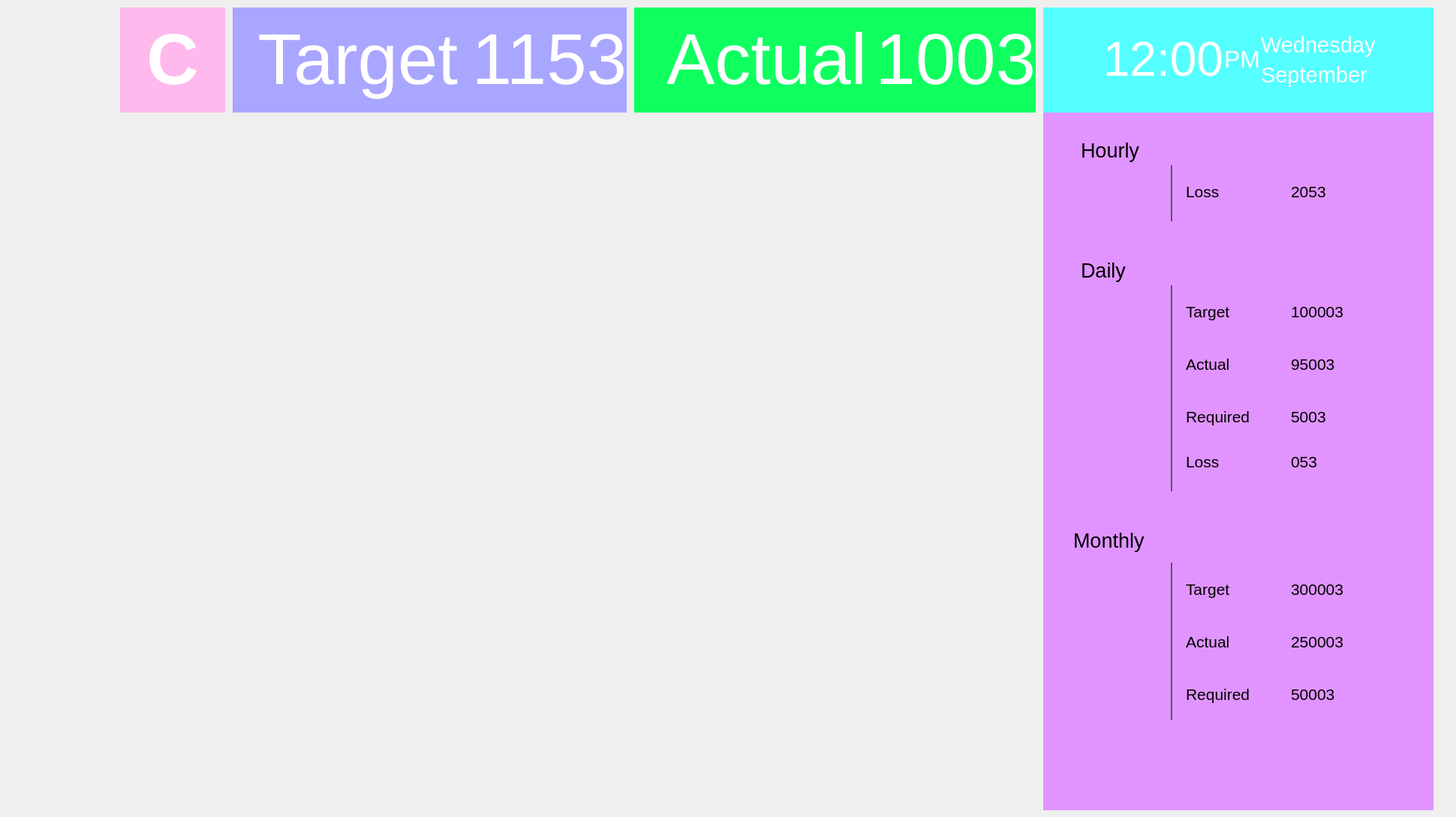
    <widget class="QWidget" name="page_3">
     <widget class="QWidget" name="widget_3" native="true">
      <property name="geometry">
       <rect>
        <x>0</x>
        <y>0</y>
        <width>1931</width>
        <height>150</height>
       </rect>
      </property>
      <widget class="QLabel" name="label_61">
       <property name="geometry">
        <rect>
         <x>310</x>
         <y>10</y>
         <width>300</width>
         <height>140</height>
        </rect>
       </property>
       <property name="styleSheet">
        <string notr="true">background-color: rgb(169, 166, 255);</string>
       </property>
       <property name="text">
        <string>&lt;html&gt;&lt;head/&gt;&lt;body&gt;&lt;p align=&quot;right&quot;&gt;&lt;span style=&quot; font-size:72pt; color:#ffffff;&quot;&gt;Target&lt;/span&gt;&lt;/p&gt;&lt;/body&gt;&lt;/html&gt;</string>
       </property>
      </widget>
      <widget class="QLabel" name="label_62">
       <property name="geometry">
        <rect>
         <x>610</x>
         <y>10</y>
         <width>225</width>
         <height>140</height>
        </rect>
       </property>
       <property name="styleSheet">
        <string notr="true">background-color: rgb(169, 166, 255);</string>
       </property>
       <property name="text">
        <string>&lt;html&gt;&lt;head/&gt;&lt;body&gt;&lt;p align=&quot;right&quot;&gt;&lt;span style=&quot; font-size:72pt; color:#ffffff;&quot;&gt;1153&lt;/span&gt;&lt;/p&gt;&lt;/body&gt;&lt;/html&gt;</string>
       </property>
      </widget>
      <widget class="QLabel" name="label_63">
       <property name="geometry">
        <rect>
         <x>845</x>
         <y>10</y>
         <width>310</width>
         <height>140</height>
        </rect>
       </property>
       <property name="styleSheet">
        <string notr="true">background-color: rgb(15, 255, 95);</string>
       </property>
       <property name="text">
        <string>&lt;html&gt;&lt;head/&gt;&lt;body&gt;&lt;p align=&quot;right&quot;&gt;&lt;span style=&quot; font-size:72pt; color:#ffffff;&quot;&gt;Actual&lt;/span&gt;&lt;/p&gt;&lt;/body&gt;&lt;/html&gt;</string>
       </property>
      </widget>
      <widget class="QLabel" name="label_64">
       <property name="geometry">
        <rect>
         <x>1155</x>
         <y>10</y>
         <width>225</width>
         <height>140</height>
        </rect>
       </property>
       <property name="styleSheet">
        <string notr="true">background-color: rgb(15, 255, 95);</string>
       </property>
       <property name="text">
        <string>&lt;html&gt;&lt;head/&gt;&lt;body&gt;&lt;p align=&quot;right&quot;&gt;&lt;span style=&quot; font-size:72pt; color:#ffffff;&quot;&gt;1003&lt;/span&gt;&lt;/p&gt;&lt;/body&gt;&lt;/html&gt;</string>
       </property>
      </widget>
      <widget class="QLabel" name="label_65">
       <property name="geometry">
        <rect>
         <x>1390</x>
         <y>10</y>
         <width>240</width>
         <height>140</height>
        </rect>
       </property>
       <property name="styleSheet">
        <string notr="true">background-color: rgb(85, 255, 255);</string>
       </property>
       <property name="text">
        <string>&lt;html&gt;&lt;head/&gt;&lt;body&gt;&lt;p align=&quot;right&quot;&gt;&lt;span style=&quot; font-size:48pt; color:#ffffff;&quot;&gt;12:00&lt;/span&gt;&lt;/p&gt;&lt;/body&gt;&lt;/html&gt;</string>
       </property>
      </widget>
      <widget class="QLabel" name="label_66">
       <property name="geometry">
        <rect>
         <x>160</x>
         <y>10</y>
         <width>140</width>
         <height>140</height>
        </rect>
       </property>
       <property name="styleSheet">
        <string notr="true">background-color: rgb(255, 185, 237);</string>
       </property>
       <property name="text">
        <string>&lt;html&gt;&lt;head/&gt;&lt;body&gt;&lt;p align=&quot;center&quot;&gt;&lt;span style=&quot; font-size:72pt; font-weight:600; color:#ffffff;&quot;&gt;C&lt;/span&gt;&lt;/p&gt;&lt;/body&gt;&lt;/html&gt;</string>
       </property>
       <property name="scaledContents">
        <bool>false</bool>
       </property>
      </widget>
      <widget class="QLabel" name="label_67">
       <property name="geometry">
        <rect>
         <x>1630</x>
         <y>10</y>
         <width>50</width>
         <height>140</height>
        </rect>
       </property>
       <property name="styleSheet">
        <string notr="true">background-color: rgb(85, 255, 255);</string>
       </property>
       <property name="text">
        <string>&lt;html&gt;&lt;head/&gt;&lt;body&gt;&lt;p align=&quot;center&quot;&gt;&lt;span style=&quot; font-size:24pt; color:#ffffff;&quot;&gt;PM&lt;/span&gt;&lt;/p&gt;&lt;/body&gt;&lt;/html&gt;</string>
       </property>
      </widget>
      <widget class="QLabel" name="label_68">
       <property name="geometry">
        <rect>
         <x>10</x>
         <y>10</y>
         <width>140</width>
         <height>140</height>
        </rect>
       </property>
       <property name="styleSheet">
        <string notr="true"/>
       </property>
       <property name="text">
        <string/>
       </property>
       <property name="pixmap">
        <pixmap>:/images/Sewing.png</pixmap>
       </property>
       <property name="scaledContents">
        <bool>true</bool>
       </property>
      </widget>
      <widget class="QLabel" name="label_69">
       <property name="geometry">
        <rect>
         <x>1680</x>
         <y>40</y>
         <width>230</width>
         <height>40</height>
        </rect>
       </property>
       <property name="styleSheet">
        <string notr="true">background-color: rgb(85, 255, 255);</string>
       </property>
       <property name="text">
        <string>&lt;html&gt;&lt;head/&gt;&lt;body&gt;&lt;p&gt;&lt;span style=&quot; font-size:22pt; color:#ffffff;&quot;&gt;Wednesday&lt;/span&gt;&lt;/p&gt;&lt;/body&gt;&lt;/html&gt;</string>
       </property>
      </widget>
      <widget class="QLabel" name="label_70">
       <property name="geometry">
        <rect>
         <x>1680</x>
         <y>80</y>
         <width>230</width>
         <height>40</height>
        </rect>
       </property>
       <property name="styleSheet">
        <string notr="true">background-color: rgb(85, 255, 255);</string>
       </property>
       <property name="text">
        <string>&lt;html&gt;&lt;head/&gt;&lt;body&gt;&lt;p&gt;&lt;span style=&quot; font-size:22pt; color:#ffffff;&quot;&gt;September&lt;/span&gt;&lt;/p&gt;&lt;/body&gt;&lt;/html&gt;</string>
       </property>
      </widget>
      <widget class="QFrame" name="frame_11">
       <property name="geometry">
        <rect>
         <x>1620</x>
         <y>10</y>
         <width>290</width>
         <height>140</height>
        </rect>
       </property>
       <property name="styleSheet">
        <string notr="true">background-color: rgb(85, 255, 255);</string>
       </property>
       <property name="frameShape">
        <enum>QFrame::NoFrame</enum>
       </property>
       <property name="frameShadow">
        <enum>QFrame::Plain</enum>
       </property>
      </widget>
      <zorder>frame_11</zorder>
      <zorder>label_61</zorder>
      <zorder>label_62</zorder>
      <zorder>label_63</zorder>
      <zorder>label_64</zorder>
      <zorder>label_65</zorder>
      <zorder>label_66</zorder>
      <zorder>label_67</zorder>
      <zorder>label_68</zorder>
      <zorder>label_69</zorder>
      <zorder>label_70</zorder>
     </widget>
     <widget class="QFrame" name="frame_12">
      <property name="geometry">
       <rect>
        <x>0</x>
        <y>150</y>
        <width>1390</width>
        <height>930</height>
       </rect>
      </property>
      <property name="frameShape">
       <enum>QFrame::NoFrame</enum>
      </property>
      <property name="frameShadow">
       <enum>QFrame::Plain</enum>
      </property>
      <layout class="QGridLayout" name="gridLayout_5">
       <property name="margin">
        <number>0</number>
       </property>
       <item row="0" column="0">
        <layout class="QGridLayout" name="gridLayout_6">
         <property name="margin">
          <number>9</number>
         </property>
         <property name="horizontalSpacing">
          <number>6</number>
         </property>
        </layout>
       </item>
      </layout>
     </widget>
     <widget class="QFrame" name="frame_13">
      <property name="geometry">
       <rect>
        <x>1390</x>
        <y>150</y>
        <width>520</width>
        <height>930</height>
       </rect>
      </property>
      <property name="styleSheet">
       <string notr="true">background-color: rgb(225, 148, 255);</string>
      </property>
      <property name="frameShape">
       <enum>QFrame::NoFrame</enum>
      </property>
      <property name="frameShadow">
       <enum>QFrame::Plain</enum>
      </property>
      <widget class="QLabel" name="label_49">
       <property name="geometry">
        <rect>
         <x>50</x>
         <y>30</y>
         <width>221</width>
         <height>41</height>
        </rect>
       </property>
       <property name="text">
        <string>&lt;html&gt;&lt;head/&gt;&lt;body&gt;&lt;p&gt;&lt;span style=&quot; font-size:20pt;&quot;&gt;Hourly&lt;/span&gt;&lt;/p&gt;&lt;/body&gt;&lt;/html&gt;</string>
       </property>
      </widget>
      <widget class="QLabel" name="label_50">
       <property name="geometry">
        <rect>
         <x>50</x>
         <y>190</y>
         <width>221</width>
         <height>41</height>
        </rect>
       </property>
       <property name="text">
        <string>&lt;html&gt;&lt;head/&gt;&lt;body&gt;&lt;p&gt;&lt;span style=&quot; font-size:20pt;&quot;&gt;Daily&lt;/span&gt;&lt;/p&gt;&lt;/body&gt;&lt;/html&gt;</string>
       </property>
      </widget>
      <widget class="QLabel" name="label_81">
       <property name="geometry">
        <rect>
         <x>40</x>
         <y>550</y>
         <width>221</width>
         <height>41</height>
        </rect>
       </property>
       <property name="text">
        <string>&lt;html&gt;&lt;head/&gt;&lt;body&gt;&lt;p&gt;&lt;span style=&quot; font-size:20pt;&quot;&gt;Monthly&lt;/span&gt;&lt;/p&gt;&lt;/body&gt;&lt;/html&gt;</string>
       </property>
      </widget>
      <widget class="QFrame" name="frame_19">
       <property name="geometry">
        <rect>
         <x>170</x>
         <y>70</y>
         <width>2</width>
         <height>75</height>
        </rect>
       </property>
       <property name="styleSheet">
        <string notr="true">background-color: rgb(118, 118, 118);</string>
       </property>
       <property name="frameShape">
        <enum>QFrame::StyledPanel</enum>
       </property>
       <property name="frameShadow">
        <enum>QFrame::Raised</enum>
       </property>
      </widget>
      <widget class="QFrame" name="frame_20">
       <property name="geometry">
        <rect>
         <x>170</x>
         <y>230</y>
         <width>2</width>
         <height>275</height>
        </rect>
       </property>
       <property name="styleSheet">
        <string notr="true">background-color: rgb(118, 118, 118);</string>
       </property>
       <property name="frameShape">
        <enum>QFrame::StyledPanel</enum>
       </property>
       <property name="frameShadow">
        <enum>QFrame::Raised</enum>
       </property>
      </widget>
      <widget class="QFrame" name="frame_21">
       <property name="geometry">
        <rect>
         <x>170</x>
         <y>600</y>
         <width>2</width>
         <height>210</height>
        </rect>
       </property>
       <property name="styleSheet">
        <string notr="true">background-color: rgb(118, 118, 118);</string>
       </property>
       <property name="frameShape">
        <enum>QFrame::StyledPanel</enum>
       </property>
       <property name="frameShadow">
        <enum>QFrame::Raised</enum>
       </property>
      </widget>
      <widget class="QLabel" name="label_82">
       <property name="geometry">
        <rect>
         <x>190</x>
         <y>450</y>
         <width>101</width>
         <height>31</height>
        </rect>
       </property>
       <property name="styleSheet">
        <string notr="true">background-color: transparent;</string>
       </property>
       <property name="text">
        <string>&lt;html&gt;&lt;head/&gt;&lt;body&gt;&lt;p&gt;&lt;span style=&quot; font-size:16pt;&quot;&gt;Loss&lt;/span&gt;&lt;/p&gt;&lt;/body&gt;&lt;/html&gt;</string>
       </property>
      </widget>
      <widget class="QLabel" name="label_83">
       <property name="geometry">
        <rect>
         <x>190</x>
         <y>250</y>
         <width>111</width>
         <height>31</height>
        </rect>
       </property>
       <property name="text">
        <string>&lt;html&gt;&lt;head/&gt;&lt;body&gt;&lt;p&gt;&lt;span style=&quot; font-size:16pt;&quot;&gt;Target&lt;/span&gt;&lt;/p&gt;&lt;/body&gt;&lt;/html&gt;</string>
       </property>
      </widget>
      <widget class="QLabel" name="label_84">
       <property name="geometry">
        <rect>
         <x>190</x>
         <y>320</y>
         <width>101</width>
         <height>31</height>
        </rect>
       </property>
       <property name="text">
        <string>&lt;html&gt;&lt;head/&gt;&lt;body&gt;&lt;p&gt;&lt;span style=&quot; font-size:16pt;&quot;&gt;Actual&lt;/span&gt;&lt;/p&gt;&lt;/body&gt;&lt;/html&gt;</string>
       </property>
      </widget>
      <widget class="QLabel" name="label_85">
       <property name="geometry">
        <rect>
         <x>190</x>
         <y>390</y>
         <width>101</width>
         <height>31</height>
        </rect>
       </property>
       <property name="text">
        <string>&lt;html&gt;&lt;head/&gt;&lt;body&gt;&lt;p&gt;&lt;span style=&quot; font-size:16pt;&quot;&gt;Required&lt;/span&gt;&lt;/p&gt;&lt;/body&gt;&lt;/html&gt;</string>
       </property>
      </widget>
      <widget class="QLabel" name="label_86">
       <property name="geometry">
        <rect>
         <x>190</x>
         <y>620</y>
         <width>111</width>
         <height>31</height>
        </rect>
       </property>
       <property name="text">
        <string>&lt;html&gt;&lt;head/&gt;&lt;body&gt;&lt;p&gt;&lt;span style=&quot; font-size:16pt;&quot;&gt;Target&lt;/span&gt;&lt;/p&gt;&lt;/body&gt;&lt;/html&gt;</string>
       </property>
      </widget>
      <widget class="QLabel" name="label_87">
       <property name="geometry">
        <rect>
         <x>190</x>
         <y>690</y>
         <width>101</width>
         <height>31</height>
        </rect>
       </property>
       <property name="text">
        <string>&lt;html&gt;&lt;head/&gt;&lt;body&gt;&lt;p&gt;&lt;span style=&quot; font-size:16pt;&quot;&gt;Actual&lt;/span&gt;&lt;/p&gt;&lt;/body&gt;&lt;/html&gt;</string>
       </property>
      </widget>
      <widget class="QLabel" name="label_88">
       <property name="geometry">
        <rect>
         <x>190</x>
         <y>760</y>
         <width>101</width>
         <height>31</height>
        </rect>
       </property>
       <property name="text">
        <string>&lt;html&gt;&lt;head/&gt;&lt;body&gt;&lt;p&gt;&lt;span style=&quot; font-size:16pt;&quot;&gt;Required&lt;/span&gt;&lt;/p&gt;&lt;/body&gt;&lt;/html&gt;</string>
       </property>
      </widget>
      <widget class="QLabel" name="label_89">
       <property name="geometry">
        <rect>
         <x>330</x>
         <y>450</y>
         <width>101</width>
         <height>31</height>
        </rect>
       </property>
       <property name="styleSheet">
        <string notr="true">background-color: transparent;</string>
       </property>
       <property name="text">
        <string>&lt;html&gt;&lt;head/&gt;&lt;body&gt;&lt;p&gt;&lt;span style=&quot; font-size:16pt;&quot;&gt;053&lt;/span&gt;&lt;/p&gt;&lt;/body&gt;&lt;/html&gt;</string>
       </property>
      </widget>
      <widget class="QLabel" name="label_90">
       <property name="geometry">
        <rect>
         <x>330</x>
         <y>250</y>
         <width>101</width>
         <height>31</height>
        </rect>
       </property>
       <property name="styleSheet">
        <string notr="true">background-color: transparent;</string>
       </property>
       <property name="text">
        <string>&lt;html&gt;&lt;head/&gt;&lt;body&gt;&lt;p&gt;&lt;span style=&quot; font-size:16pt;&quot;&gt;100003&lt;/span&gt;&lt;/p&gt;&lt;/body&gt;&lt;/html&gt;</string>
       </property>
      </widget>
      <widget class="QLabel" name="label_91">
       <property name="geometry">
        <rect>
         <x>330</x>
         <y>320</y>
         <width>101</width>
         <height>31</height>
        </rect>
       </property>
       <property name="styleSheet">
        <string notr="true">background-color: transparent;</string>
       </property>
       <property name="text">
        <string>&lt;html&gt;&lt;head/&gt;&lt;body&gt;&lt;p&gt;&lt;span style=&quot; font-size:16pt;&quot;&gt;95003&lt;/span&gt;&lt;/p&gt;&lt;/body&gt;&lt;/html&gt;</string>
       </property>
      </widget>
      <widget class="QLabel" name="label_92">
       <property name="geometry">
        <rect>
         <x>330</x>
         <y>390</y>
         <width>101</width>
         <height>31</height>
        </rect>
       </property>
       <property name="styleSheet">
        <string notr="true">background-color: transparent;</string>
       </property>
       <property name="text">
        <string>&lt;html&gt;&lt;head/&gt;&lt;body&gt;&lt;p&gt;&lt;span style=&quot; font-size:16pt;&quot;&gt;5003&lt;/span&gt;&lt;/p&gt;&lt;/body&gt;&lt;/html&gt;</string>
       </property>
      </widget>
      <widget class="QLabel" name="label_93">
       <property name="geometry">
        <rect>
         <x>330</x>
         <y>620</y>
         <width>101</width>
         <height>31</height>
        </rect>
       </property>
       <property name="styleSheet">
        <string notr="true">background-color: transparent;</string>
       </property>
       <property name="text">
        <string>&lt;html&gt;&lt;head/&gt;&lt;body&gt;&lt;p&gt;&lt;span style=&quot; font-size:16pt;&quot;&gt;300003&lt;/span&gt;&lt;/p&gt;&lt;/body&gt;&lt;/html&gt;</string>
       </property>
      </widget>
      <widget class="QLabel" name="label_94">
       <property name="geometry">
        <rect>
         <x>330</x>
         <y>690</y>
         <width>101</width>
         <height>31</height>
        </rect>
       </property>
       <property name="styleSheet">
        <string notr="true">background-color: transparent;</string>
       </property>
       <property name="text">
        <string>&lt;html&gt;&lt;head/&gt;&lt;body&gt;&lt;p&gt;&lt;span style=&quot; font-size:16pt;&quot;&gt;250003&lt;/span&gt;&lt;/p&gt;&lt;/body&gt;&lt;/html&gt;</string>
       </property>
      </widget>
      <widget class="QLabel" name="label_95">
       <property name="geometry">
        <rect>
         <x>330</x>
         <y>760</y>
         <width>101</width>
         <height>31</height>
        </rect>
       </property>
       <property name="styleSheet">
        <string notr="true">background-color: transparent;</string>
       </property>
       <property name="text">
        <string>&lt;html&gt;&lt;head/&gt;&lt;body&gt;&lt;p&gt;&lt;span style=&quot; font-size:16pt;&quot;&gt;50003&lt;/span&gt;&lt;/p&gt;&lt;/body&gt;&lt;/html&gt;</string>
       </property>
      </widget>
      <widget class="QLabel" name="label_96">
       <property name="geometry">
        <rect>
         <x>190</x>
         <y>90</y>
         <width>101</width>
         <height>31</height>
        </rect>
       </property>
       <property name="styleSheet">
        <string notr="true">background-color: transparent;</string>
       </property>
       <property name="text">
        <string>&lt;html&gt;&lt;head/&gt;&lt;body&gt;&lt;p&gt;&lt;span style=&quot; font-size:16pt;&quot;&gt;Loss&lt;/span&gt;&lt;/p&gt;&lt;/body&gt;&lt;/html&gt;</string>
       </property>
      </widget>
      <widget class="QLabel" name="label_97">
       <property name="geometry">
        <rect>
         <x>330</x>
         <y>90</y>
         <width>101</width>
         <height>31</height>
        </rect>
       </property>
       <property name="styleSheet">
        <string notr="true">background-color: transparent;</string>
       </property>
       <property name="text">
        <string>&lt;html&gt;&lt;head/&gt;&lt;body&gt;&lt;p&gt;&lt;span style=&quot; font-size:16pt;&quot;&gt;2053&lt;/span&gt;&lt;/p&gt;&lt;/body&gt;&lt;/html&gt;</string>
       </property>
      </widget>
     </widget>
    </widget>
